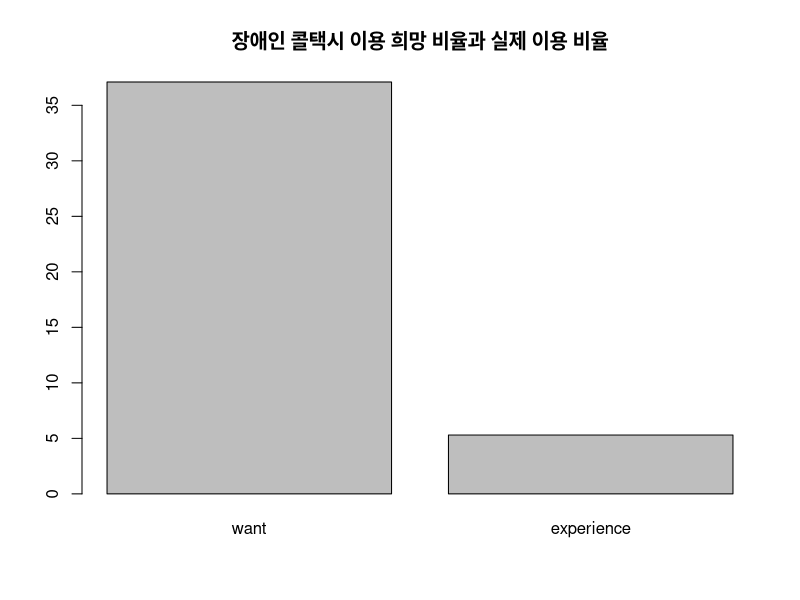

Reproduce this figure in R.
## ---- chunk 1
knitr::opts_chunk$set(echo = FALSE)
## ---- chunk 2
name<-c("want", "experience")
percentage<-c(37.1, 5.3)

barplot(percentage, names=name,
        main="장애인 콜택시 이용 희망 비율과 실제 이용 비율")
## ---- chunk 3
taxi_date<-c(20180714, 20180715, 20180716, 20180717, 20180718, 20180719, 20180720, 20180721, 20180722, 20180723, 20180724, 20180725, 20180726, 20180727, 20180728, 20180729, 20180730, 20180731, 20180801, 20180802, 20180803, 20180804, 20180805, 20180806, 20180807, 20180808, 20180809, 20180810, 20180811, 20180812, 20180813, 20180814)

taxi_count<-c(266, 220, 496, 524, 499, 541, 522, 277, 204, 515, 538, 471, 507, 510, 274, 203, 515, 516, 449, 502, 509, 289, 202, 557, 516, 472, 529, 512, 290, 218, 543, 539)
taxi_want<-c(2246, 1984, 5060, 5605, 5062, 5167, 5202, 2277, 1934, 5061, 5028, 5007, 4858, 5065, 2197, 1944, 4985, 4817, 4789, 4924, 4949, 2234, 1962, 5373, 5095, 4988, 5155, 4985, 2330, 1885, 5232, 5260)
taxi_use<-c(1684, 1731, 4043, 4187, 4099, 4174, 4085, 1713, 1614, 4027, 3889, 3901, 3761, 3846, 1664, 1676, 3872, 3743, 3670, 3843, 3790, 1778, 1657, 4184, 4102, 3965, 4126, 3904, 1817, 1658, 4208, 4200)
taxi_wait_time<-c(66.1, 47.1, 67.7, 62.5, 60.7, 58, 62.7, 59.5, 53.5, 67.8, 68.5, 68.6, 60.4, 63.2, 57.1, 49, 51.6, 53.6, 61.7, 43.2, 43.2, 35.8, 45.8, 41.2, 58.9, 64.4, 57.2, 63.3, 42.3, 41.9, 48.5, 51)

taxi_ave_fee<-c(2546, 2450, 2234, 2239, 2259, 2239, 2241, 2460, 2471, 2244, 2227, 2264, 2261, 2246, 2489, 2423, 2222, 2256, 2258, 2218, 2242, 2386, 2409, 2241, 2238, 2249, 2260, 2253, 2438, 2442, 2235, 2203)

taxi_ave_distance<-c(11239, 10415, 8481, 8515, 8700,8556, 8588, 10540, 10633, 8618, 8474, 8848, 8736, 8659, 10945, 10159, 8437, 8767, 8788, 8509, 8783, 9905, 10095, 8539, 8557, 8644, 8759, 8699, 10404, 10394, 8578, 8288)

data_1<-data.frame (taxi_date, taxi_count, taxi_want, taxi_use, taxi_wait_time, taxi_ave_fee, taxi_ave_distance)

## ---- chunk 4
data_1
## ---- chunk 5
summary(data_1)
## ---- chunk 6
place_count<-c(91, 86, 79, 77, 62, 56, 45, 45, 43, 42, 41, 40, 36, 36, 34, 34, 34, 33, 33, 30, 29, 29, 29, 28, 28, 26, 26, 26, 24, 23, 22, 22, 22, 21, 20, 20, 20, 19, 19, 19, 18, 18, 18, 18, 18, 17, 17, 17, 17, 17, 17, 16, 16, 16, 16, 16, 16, 16, 16, 16, 15, 15, 15, 15, 15, 15, 15, 14, 14, 14, 14, 14, 14, 13, 13, 13, 13, 13, 13, 12, 12, 12, 12, 12, 12, 12, 12, 12, 12, 12, 11, 11, 11, 11, 11, 11, 11, 11, 11, 11)

dong<-c("하계1동", "상계6.7동", "역촌동", "신촌동", "성산제2동", "인수동", "이화동", "신내1동", "상암동", "방화제1동", "영등포동", "연희동", "구의제2동", "풍납2동", "보라매동", "도봉제2동", "여의동", "중계2.3동", "신대방제2동", "길동", "고덕제1동", "상일동", "휘경제2동", "신정3동", "구산동", "등촌제3동", "구로제5동", "면목제3.8동", "종로1.2.3.4가동", "월계2동", "둔촌제2동", "홍은제2동", "신정6동", "양재1동", "가양제2동", "왕십리도선동", "오금동", "오류제2동", "길음제1동", "목1동", "세곡동", "구로제2동", "전농제2동", "성산제1동", "장지동", "천호제2동", "번제2동", "번제3동", "월계1동", "목5동", "진관동", "일원1동", "강일동", "대흥동", "망원제1동", "서교동", "서초1동", "대림제3동", "청운효자동", "상봉제1동", "도곡1동", "상계2동", "흑석동", "반포4동", "종암동", "신정4동", "망우본동", "삼각산동", "독산제1동", "상계3.4동", "월계3동", "회기동", "안암동", "수유제3동", "구로제3동", "공릉1.3동", "공덕동", "마장동", "당산제1동", "방화제3동", "우장산동", "개봉제1동", "창제1동", "창제4동", "신설동", "북가좌제2동", "월곡제2동", "거여2동", "문정2동", "사직동", "수서동", "역삼1동", "일원본동", "방화제2동", "상계1동", "중계4동", "쌍문제3동", "대방동", "홍제제2동", "응암제2동")

place_date<-c(20180718, 20180718, 20180718, 20180718, 20180718, 20180718, 20180718, 20180718, 20180718, 20180718, 20180718, 20180718, 20180718, 20180718, 20180718, 20180718, 20180718, 20180718, 20180718, 20180718, 20180718, 20180718, 20180718, 20180718, 20180718, 20180718, 20180718, 20180718, 20180718, 20180718, 20180718, 20180718, 20180718, 20180718, 20180718, 20180718, 20180718, 20180718, 20180718, 20180718, 20180718, 20180718, 20180718, 20180718, 20180718, 20180718, 20180718, 20180718, 20180718, 20180718, 20180718, 20180718, 20180718, 20180718, 20180718, 20180718, 20180718, 20180718, 20180718, 20180718, 20180718, 20180718, 20180718, 20180718, 20180718, 20180718, 20180718, 20180718, 20180718, 20180718, 20180718, 20180718, 20180718, 20180718, 20180718, 20180718, 20180718, 20180718, 20180718, 20180718, 20180718, 20180718, 20180718, 20180718, 20180718, 20180718, 20180718, 20180718, 20180718, 20180718, 20180718, 20180718, 20180718, 20180718, 20180718, 20180718, 20180718, 20180718, 20180718, 20180718)

data_2<-data.frame(place_date, dong, place_count)
## ---- chunk 7
data_2
## ---- chunk 8
str(data_2)

summary(data_2)
